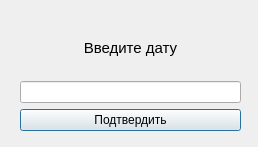
<?xml version="1.0" encoding="UTF-8"?>
<ui version="4.0">
 <class>Dialog</class>
 <widget class="QDialog" name="Dialog">
  <property name="geometry">
   <rect>
    <x>0</x>
    <y>0</y>
    <width>258</width>
    <height>147</height>
   </rect>
  </property>
  <property name="windowTitle">
   <string>Dialog</string>
  </property>
  <widget class="QWidget" name="">
   <property name="geometry">
    <rect>
     <x>20</x>
     <y>20</y>
     <width>221</width>
     <height>111</height>
    </rect>
   </property>
   <layout class="QVBoxLayout" name="verticalLayout">
    <item>
     <widget class="QLabel" name="label">
      <property name="font">
       <font>
        <pointsize>11</pointsize>
       </font>
      </property>
      <property name="text">
       <string>Введите дату</string>
      </property>
      <property name="alignment">
       <set>Qt::AlignCenter</set>
      </property>
     </widget>
    </item>
    <item>
     <widget class="QLineEdit" name="lineEdit"/>
    </item>
    <item>
     <widget class="QPushButton" name="pushButton">
      <property name="text">
       <string>Подтвердить</string>
      </property>
     </widget>
    </item>
   </layout>
  </widget>
 </widget>
 <resources/>
 <connections/>
</ui>
